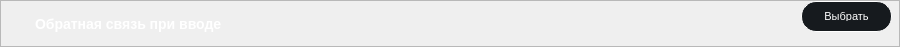
      <widget class="QFrame" name="frame_FeedbackAsYouType">
       <property name="geometry">
        <rect>
         <x>10</x>
         <y>1662</y>
         <width>900</width>
         <height>45</height>
        </rect>
       </property>
       <property name="minimumSize">
        <size>
         <width>900</width>
         <height>0</height>
        </size>
       </property>
       <property name="maximumSize">
        <size>
         <width>900</width>
         <height>46</height>
        </size>
       </property>
       <property name="styleSheet">
        <string notr="true">
/* styles.qss */

#frame_FeedbackAsYouType {
    background-color: #161A1E;
    border-radius: 15px; /* Установите значение по вашему усмотрению для достижения овальной формы */
}
</string>
       </property>
       <property name="frameShape">
        <enum>QFrame::StyledPanel</enum>
       </property>
       <property name="frameShadow">
        <enum>QFrame::Raised</enum>
       </property>
       <layout class="QHBoxLayout" name="horizontalLayout_33">
        <property name="spacing">
         <number>0</number>
        </property>
        <property name="leftMargin">
         <number>0</number>
        </property>
        <property name="topMargin">
         <number>0</number>
        </property>
        <property name="rightMargin">
         <number>0</number>
        </property>
        <property name="bottomMargin">
         <number>0</number>
        </property>
        <item>
         <widget class="QFrame" name="frame_32">
          <property name="minimumSize">
           <size>
            <width>0</width>
            <height>45</height>
           </size>
          </property>
          <property name="styleSheet">
           <string notr="true">background-color: transparent;</string>
          </property>
          <property name="frameShape">
           <enum>QFrame::StyledPanel</enum>
          </property>
          <property name="frameShadow">
           <enum>QFrame::Raised</enum>
          </property>
          <widget class="QPushButton" name="pushFeedbackAsYouType">
           <property name="geometry">
            <rect>
             <x>800</x>
             <y>0</y>
             <width>91</width>
             <height>31</height>
            </rect>
           </property>
           <property name="minimumSize">
            <size>
             <width>91</width>
             <height>31</height>
            </size>
           </property>
           <property name="maximumSize">
            <size>
             <width>91</width>
             <height>31</height>
            </size>
           </property>
           <property name="styleSheet">
            <string notr="true">/* styles.qss */

QPushButton {
    background-color: #161A1E;
    border-radius: 15px;
    color: white; /* Установите цвет текста */
    font-size: 11px; /* Установите размер шрифта */
    padding: 10px 20px; /* Установите отступы */
    border: 1px solid white; /* Уменьшаем толщину обводки до 1 пикселя */
}

QPushButton:hover {
    background-color: #2C3236;
    transition: background-color 0.3s ease;
}
</string>
           </property>
           <property name="text">
            <string>Выбрать</string>
           </property>
          </widget>
          <widget class="QLabel" name="labelFeedbackAsYouType">
           <property name="geometry">
            <rect>
             <x>750</x>
             <y>10</y>
             <width>81</width>
             <height>30</height>
            </rect>
           </property>
           <property name="sizePolicy">
            <sizepolicy hsizetype="Preferred" vsizetype="Preferred">
             <horstretch>70</horstretch>
             <verstretch>30</verstretch>
            </sizepolicy>
           </property>
           <property name="minimumSize">
            <size>
             <width>70</width>
             <height>30</height>
            </size>
           </property>
           <property name="styleSheet">
            <string notr="true">color: white; /* Установите цвет текста в белый */
font-size: 14px; /* Установите размер шрифта в 14 пикселей */
font-family: &quot;Times New Roman&quot;; /* Установите тип шрифта по вашему выбору */
font-weight: bold; /* Установите жирность шрифта (если нужно) */
margin-top: 5px; /* Опустить текст на 10 пикселей вниз */</string>
           </property>
           <property name="text">
            <string/>
           </property>
          </widget>
          <widget class="QLabel" name="labelTextFeedbackAsYouType">
           <property name="geometry">
            <rect>
             <x>30</x>
             <y>10</y>
             <width>511</width>
             <height>21</height>
            </rect>
           </property>
           <property name="styleSheet">
            <string notr="true">/* styles.qss */

QLabel {
    color: white; /* Установите цвет текста в белый */
    font-size: 14px; /* Установите размер шрифта в 14 пикселей */
    font-family: &quot;Times New Roman&quot;; /* Установите тип шрифта по вашему выбору */
    font-weight: bold; /* Установите жирность шрифта (если нужно) */
    margin-top: 5px; /* Опустить текст на 10 пикселей вниз */
}
</string>
           </property>
           <property name="text">
            <string>Обратная связь при вводе</string>
           </property>
          </widget>
         </widget>
        </item>
       </layout>
      </widget>
